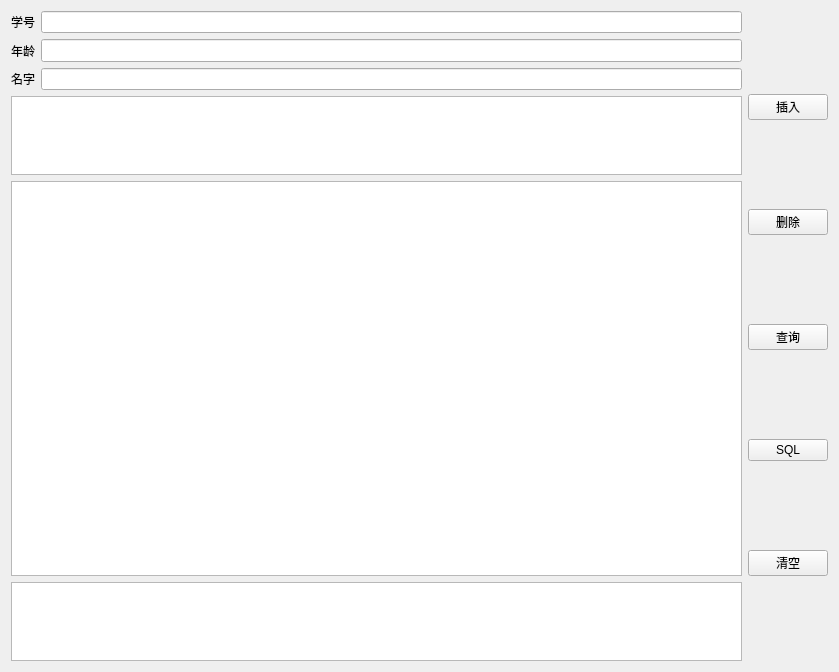
<?xml version="1.0" encoding="UTF-8"?>
<ui version="4.0">
 <class>Sql_TestClass</class>
 <widget class="QWidget" name="Sql_TestClass">
  <property name="geometry">
   <rect>
    <x>0</x>
    <y>0</y>
    <width>839</width>
    <height>672</height>
   </rect>
  </property>
  <property name="windowTitle">
   <string>Sql_Test</string>
  </property>
  <layout class="QGridLayout" name="gridLayout_2">
   <item row="0" column="0">
    <layout class="QVBoxLayout" name="verticalLayout" stretch="1,1,5,1">
     <property name="sizeConstraint">
      <enum>QLayout::SetNoConstraint</enum>
     </property>
     <item>
      <layout class="QFormLayout" name="formLayout">
       <item row="0" column="0">
        <widget class="QLabel" name="label_3">
         <property name="text">
          <string>学号</string>
         </property>
         <property name="buddy">
          <cstring>NumberEdit</cstring>
         </property>
        </widget>
       </item>
       <item row="0" column="1">
        <widget class="QLineEdit" name="NumberEdit">
         <property name="sizePolicy">
          <sizepolicy hsizetype="Expanding" vsizetype="Expanding">
           <horstretch>0</horstretch>
           <verstretch>0</verstretch>
          </sizepolicy>
         </property>
        </widget>
       </item>
       <item row="1" column="1">
        <widget class="QLineEdit" name="AgeEdit">
         <property name="sizePolicy">
          <sizepolicy hsizetype="Expanding" vsizetype="Expanding">
           <horstretch>0</horstretch>
           <verstretch>0</verstretch>
          </sizepolicy>
         </property>
        </widget>
       </item>
       <item row="1" column="0">
        <widget class="QLabel" name="label_2">
         <property name="text">
          <string>年龄</string>
         </property>
         <property name="buddy">
          <cstring>AgeEdit</cstring>
         </property>
        </widget>
       </item>
       <item row="2" column="1">
        <widget class="QLineEdit" name="NameEdit">
         <property name="sizePolicy">
          <sizepolicy hsizetype="Expanding" vsizetype="Expanding">
           <horstretch>0</horstretch>
           <verstretch>0</verstretch>
          </sizepolicy>
         </property>
        </widget>
       </item>
       <item row="2" column="0">
        <widget class="QLabel" name="label">
         <property name="text">
          <string>名字</string>
         </property>
         <property name="buddy">
          <cstring>NameEdit</cstring>
         </property>
        </widget>
       </item>
      </layout>
     </item>
     <item>
      <widget class="QTextEdit" name="sql_Edit">
       <property name="sizePolicy">
        <sizepolicy hsizetype="Expanding" vsizetype="Expanding">
         <horstretch>0</horstretch>
         <verstretch>0</verstretch>
        </sizepolicy>
       </property>
      </widget>
     </item>
     <item>
      <widget class="QTableView" name="tableView">
       <property name="sortingEnabled">
        <bool>false</bool>
       </property>
      </widget>
     </item>
     <item>
      <widget class="QTextEdit" name="textEdit">
       <property name="sizePolicy">
        <sizepolicy hsizetype="Expanding" vsizetype="Expanding">
         <horstretch>0</horstretch>
         <verstretch>0</verstretch>
        </sizepolicy>
       </property>
       <property name="font">
        <font>
         <family>楷体</family>
         <pointsize>14</pointsize>
        </font>
       </property>
       <property name="documentTitle">
        <string/>
       </property>
       <property name="readOnly">
        <bool>true</bool>
       </property>
      </widget>
     </item>
    </layout>
   </item>
   <item row="0" column="1">
    <layout class="QGridLayout" name="gridLayout">
     <item row="0" column="0">
      <widget class="QPushButton" name="Insert">
       <property name="text">
        <string>插入</string>
       </property>
      </widget>
     </item>
     <item row="4" column="0">
      <widget class="QPushButton" name="Clean">
       <property name="text">
        <string>清空</string>
       </property>
      </widget>
     </item>
     <item row="2" column="0">
      <widget class="QPushButton" name="Search">
       <property name="text">
        <string>查询</string>
       </property>
      </widget>
     </item>
     <item row="1" column="0">
      <widget class="QPushButton" name="Delete">
       <property name="text">
        <string>删除</string>
       </property>
      </widget>
     </item>
     <item row="3" column="0">
      <widget class="QPushButton" name="sql_words">
       <property name="text">
        <string>SQL</string>
       </property>
      </widget>
     </item>
    </layout>
   </item>
  </layout>
 </widget>
 <layoutdefault spacing="6" margin="11"/>
 <resources>
  <include location="Sql_Test.qrc"/>
 </resources>
 <connections/>
 <slots>
  <slot>Insert_Button()</slot>
  <slot>Delete_Button()</slot>
  <slot>Select_Button()</slot>
  <slot>Clean_Button()</slot>
 </slots>
</ui>
